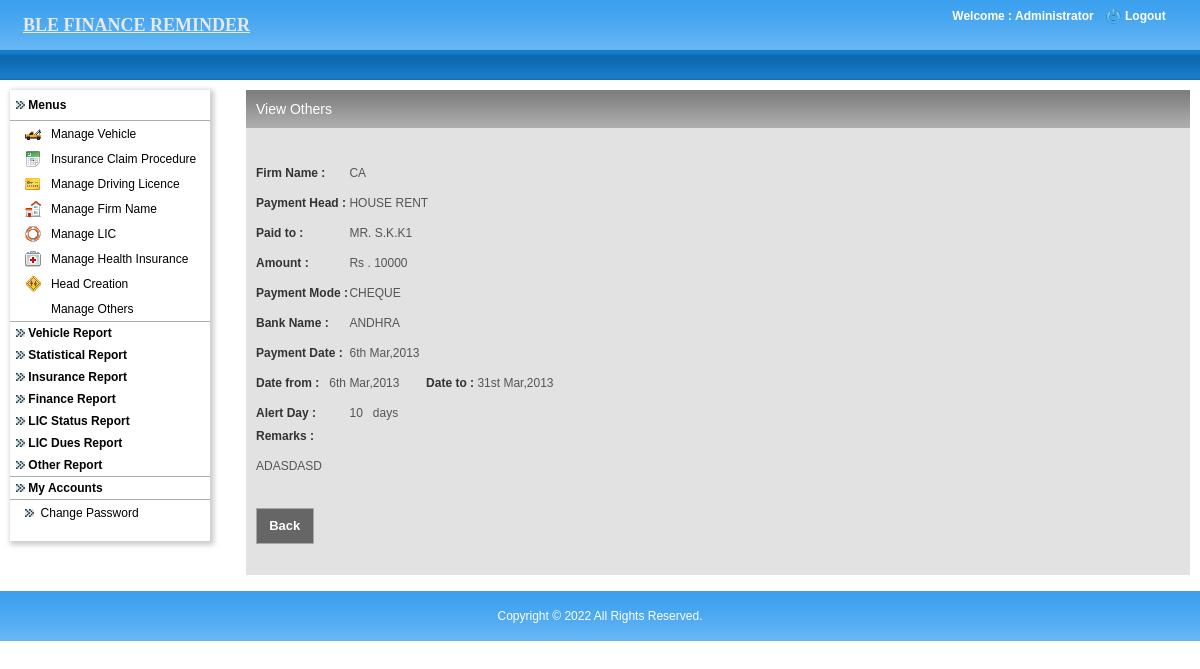
Page /admin/view_others.php?id=2 (signed in) on the committed database.
### tables this page shows
CREATE TABLE IF NOT EXISTS `firms` (
  `id` int(11) NOT NULL AUTO_INCREMENT,
  `firm_name` varchar(255) NOT NULL,
  PRIMARY KEY (`id`)
);

CREATE TABLE IF NOT EXISTS `payment_heads` (
  `id` int(11) NOT NULL AUTO_INCREMENT,
  `heads` varchar(255) NOT NULL,
  PRIMARY KEY (`id`)
);

CREATE TABLE IF NOT EXISTS `other_details` (
  `id` int(11) NOT NULL AUTO_INCREMENT,
  `firm_id` int(11) NOT NULL,
  `payment_head_id` int(11) NOT NULL,
  `paid_to` varchar(255) NOT NULL,
  `amount` double NOT NULL,
  `mode_of_payment` varchar(255) NOT NULL,
  `cheque_no` varchar(255) NOT NULL,
  `bank_id` int(11) NOT NULL,
  `payment_date` date NOT NULL,
  `date_from` date NOT NULL,
  `date_to` date NOT NULL,
  `remarks` longtext NOT NULL,
  `alert_others` int(11) NOT NULL,
  PRIMARY KEY (`id`)
);

CREATE TABLE IF NOT EXISTS `bank_details` (
  `id` int(11) NOT NULL AUTO_INCREMENT,
  `bank_name` varchar(255) NOT NULL,
  PRIMARY KEY (`id`)
);

### includes/class.dbFunctions.php (called while the page is built, shortened)
<?php
class Dbfunctions extends Pagination
{
public $mysqli;
public function __construct()
{
	$localhost = "localhost";
	$username = "root";
	$password = "";
	$db = "ble_finance_latest";
	$this->mysqli = new mysqli($localhost,$username,$password,$db) or
		die('Oops connection error -> ' . mysqli_connect_error());
}
	function fetchSingle($tblName,$optCondition=""){
		if(trim($optCondition) != ""){
			$condition = " WHERE " . $optCondition;
		}else{
			$condition = "";
		}
        $sql="SELECT * FROM " . $tblName . $condition;
		$result = $this->mysqli->query($sql);
		return $result->fetch_array(MYSQLI_BOTH);
	}
	function get_session(){
		if(isset($_SESSION['login'])){
			return $_SESSION['login'];
		}
	}
	function getDataFromTable($tblName, $fldName,  $optCondition){
		$defaultVal="";
		if(trim($optCondition) != ""){
			$condition = $optCondition ;
		}else{
			$condition = "";
		}
		$rs = $this->mysqli->query("select " . $fldName . " from " . $tblName . " where " . $condition);
		if( (!($rs)) || (!($rec=$rs->fetch_array(MYSQLI_BOTH)))){
			return $defaultVal;
		}else if(is_null($rec[0])){
			return $defaultVal;
		}else{
			return $rec[0];
		}
	}
}
?>

### admin/view_others.php (the view, shortened to what this page needs)
<?php
include_once '../includes/class.dbFunctions.php';
$db = new Dbfunctions();
include 'application_top.php';
$view_det=$db->fetchSingle("other_details","id='$_REQUEST[id]'");
$firm_det=$db->fetchSingle("firms","id='$view_det[firm_id]'");
$payment_det=$db->fetchSingle("payment_heads","id='$view_det[payment_head_id]'");
$bank_det=$db->fetchSingle("bank_details","id='$view_det[bank_id]'");
?>
<link href="css/style.css" rel="stylesheet" type="text/css" />
<body>
<table width="100%" border="0" cellspacing="0" cellpadding="0">
  <tr>
    <td align="center" valign="middle" ><?php include 'header.php'; ?></td>
  </tr>
  <tr>
    <td align="left" valign="top"><table width="100%" border="0" cellspacing="0" cellpadding="0">
      <tr>
        <td width="10">&nbsp;</td>
        <td align="left" valign="top"><table width="100%" border="0" cellspacing="0" cellpadding="0">
          <tr>
            <td height="10" colspan="3" align="left" valign="top"></td>
            </tr>
          <tr>
            <td width="226" align="left" valign="top" height="365"><?php include 'left.php';?></td>
            <td width="10">&nbsp;</td>
            <td align="left" valign="top">
			<table width="100%" border="0" cellspacing="0" cellpadding="0">
              <tr>
                <td align="left" valign="top"><table width="100%" border="0" cellspacing="0" cellpadding="0">
                    <tr>
                      <td width="10" align="left" valign="top"><img src="images/leftbox-bg.jpg" alt="leftboxbg" width="10" height="38" /></td>
                      <td class="midboxbg"><table width="100%" border="0" cellspacing="0" cellpadding="0">
                        <tr>
                          <td width="50%" align="left" valign="middle"><h2>View Others</h2></td>
                          <td width="50%" align="right" valign="top">&nbsp;</td>
                        </tr>
                      </table></td>
                      <td width="10" align="right" valign="top"><img src="images/rightbox-bg.jpg" alt="rightboxbg" width="10" height="38" /></td>
                    </tr>
                </table></td>
              </tr>
              <tr>
                <td align="left" valign="top" bgcolor="#e2e2e2" height="320">
				<table width="100%" border="0" cellspacing="0" cellpadding="0" class="righttableborder2">
                  <tr>
                    <td bgcolor="#e2e2e2">
                      <table width="90%" border="0" align="left" cellpadding="0" cellspacing="0" style="margin-left:10px;">
                        <tr>
                          <td height="30" colspan="4" align="left" valign="middle">&nbsp;</td>
                        </tr>
                       <tr>
                         <td align="left" valign="middle" class="text1">Firm Name : </td>
                         <td height="30" align="left" valign="middle"><?php echo strtoupper($firm_det['firm_name']); ?></td>
                         <td height="25" colspan="2" align="left" valign="middle">&nbsp;</td>
                       </tr>
                       <tr>
                         <td align="left" valign="middle" class="text1">Payment Head : </td>
                         <td height="30" align="left" valign="middle"><?php echo strtoupper($payment_det['heads']); ?></td>
                         <td height="25" colspan="2" align="left" valign="middle">&nbsp;</td>
                       </tr>
                        <tr>
                          <td align="left" valign="middle" class="text1">Paid to  : </td>
                          <td height="30" align="left" valign="middle"><?php echo strtoupper($view_det['paid_to']); ?></td>
                          <td height="25" colspan="2" align="left" valign="middle">&nbsp;</td>
                         </tr>
                         <tr>
                          <td width="11%" align="left" valign="middle" class="text1"> Amount : </td>
                          <td width="70%" height="30" align="left" valign="middle">Rs . <?php echo $view_det['amount']; ?></td>
                          <td width="19%" height="25" colspan="2" align="left" valign="middle">&nbsp;</td>
                        </tr>
                        <tr>
                          <td align="left" valign="middle" class="text1">Payment Mode : </td>
                          <td height="30" align="left" valign="middle"><?php echo strtoupper($view_det['mode_of_payment']); ?></td>
                          <td height="25" colspan="2" align="left" valign="middle">&nbsp;</td>
                        </tr>
                           <tr>
                             <td align="left" valign="middle" class="text1">Bank Name : </td>
                             <td height="30" align="left" valign="middle">
                             <?php echo $bank_det['bank_name']; ?>
                             </td>
                             <td height="25" colspan="2" align="left" valign="middle">&nbsp;</td>
                           </tr>
                           <tr>
                             <td align="left" valign="middle" class="text1">Payment Date  : </td>
                             <td height="30" align="left" valign="middle"><?php echo date("jS M,Y",strtotime($view_det['payment_date'])); ?></td>
                             <td height="25" colspan="2" align="left" valign="middle">&nbsp;</td>
                           </tr>
                           <tr>
                             <td height="30" colspan="4" align="left" valign="middle">
                            <span class="text1"> Date from : </span>&nbsp; <?php echo date("jS M,Y",strtotime($view_det['date_from'])); ?>
                            &nbsp;&nbsp;&nbsp;&nbsp;&nbsp;&nbsp;&nbsp;<span class="text1">Date to : </span><?php echo date("jS M,Y",strtotime($view_det['date_to'])); ?>
                             </td>
                             </tr>
                           <tr>
                             <td align="left" valign="middle" class="text1">Alert Day : </td>
                             <td height="30" align="left" valign="middle"><?php echo strtoupper($view_det['alert_others']); ?> &nbsp; days</td>
                             <td height="25" colspan="2" align="left" valign="middle">&nbsp;</td>
                           </tr>
                           <tr>
                             <td align="left" valign="top" class="text1">Remarks : </td>
                             <td height="30" align="left" valign="bottom" class="text1">&nbsp;</td>
                             <td height="25" colspan="2" align="left" valign="middle">&nbsp;</td>
                           </tr>
                           <tr>
                             <td height="30" colspan="4" align="left" class="headingtext" valign="top"><?php echo strtoupper($view_det['remarks']); ?></td>
                           </tr>
                           <tr>
                          <td height="10" colspan="4" align="left" class="headingtext"></td>
                          </tr>
                          <tr>
                            <td height="40" colspan="7" align="left">
                            <input name="submit2" type="button" class="button" id="submit2" value="  Back  " onClick="javascript:window.location='manage_others.php'">
                            </td>
                          </tr>
                        <tr>
                          <td align="left">&nbsp;</td>
                          <td align="left">&nbsp;</td>
                          <td colspan="5" align="left">&nbsp;</td>
                        </tr>
                      </table>
                    </td>
                  </tr>
                </table>
				</td>
              </tr>
              <tr>
                <td align="left" valign="top"><table width="100%" border="0" cellspacing="0" cellpadding="0">
                    <tr>
                      <td width="5" align="left" valign="top"><img src="images/bottom-left-box-bg.jpg" alt="bot_left_bg" width="5" height="5" /></td>
                      <td height="5" class="botmidboxbg"></td>
                      <td width="5"><img src="images/bot-right-box-bg.jpg" alt="bot_right" width="5" height="5" /></td>
                    </tr>
                </table></td>
              </tr>
            </table></td>
            </tr>
        </table></td>
        <td width="10">&nbsp;</td>
      </tr>
    </table></td>
  </tr>
  <tr>
    <td>&nbsp;</td>
  </tr>
  <tr>
    <td align="center"><?php include 'footer.php';?></td>
  </tr>
</table>
</body>
</html>

### admin/header.php (shortened to what this page needs)
<table width="100%" border="0" cellpadding="0" cellspacing="0" style="background: url(images/top_bg.jpg) repeat-x;">
  <tr>
    <td width="50%" height="50" align="left" valign="middle" style="padding-left:23px;">
    <a href="admin_home.php" class="style3" style="text-decoraon:none; font-size:18px;">BLE FINANCE REMINDER</a></td>
    <td width="50%" align="right" valign="top" style="padding-right:5px;">
	<?php
	if ($db->get_session())
	{
	$client_name=$db->getDataFromTable('admin', 'admin_name',  "id='$_SESSION[admin_id]'");
	?>
	<table width="250" border="0" cellspacing="0" cellpadding="0">
      <tr>
        <td height="8" colspan="3" align="center" valign="middle" class="logouttext"></td>
        </tr>
      <tr>
        <td width="156" align="center" valign="middle" class="logouttext">Welcome : <?php echo $client_name; ?> </td>
        <td width="24" align="center" valign="middle"><a href="logout.php"><img src="images/logout-icon.png" alt="logout_icon" width="15" height="15" border="0"/></a></td>
        <td width="70" align="left" valign="middle"><a href="logout.php" class="logouttext">Logout</a></td>
      </tr>
      <tr>
        <td height="10" colspan="3"></td>
      </tr>
      <tr>
        <td colspan="3" align="left" valign="top">&nbsp;</td>
      </tr>
    </table>
	<?php
	}
	?>	</td>
  </tr>
  <tr>
    <td colspan="2" align="left" valign="middle" class="greenborder" >&nbsp;</td>
  </tr>
</table>

### admin/css/stylesheet.css (style rules this page uses)
body { padding:0; margin:0; color:#555555; font:normal 12px/16px Arial, Helvetica, sans-serif; }
a img { border:none; }
.logouttext { font-family:Arial, Helvetica, sans-serif; font-size:12px; font-weight:bold; color:#ffffff; text-decoration:none; }
.righttableborder2 { border-right:solid 0px #96966a; border-left:solid 0px #96966a; }
.text1 { font-family:Arial, Helvetica, sans-serif; font-size:12px; color:#333333; font-weight:bold; }
.button { background:#666666; font-family:Arial, Helvetica, sans-serif; border:solid 1px #A8A8A8; padding:5px; font-weight:bold; color:#FFFFFF; margin-top:10px; margin-bottom:10px; cursor:pointer; text-decoration:none; font-size:13px; line-height:24px; }
.greenborder { background:url(../images/gr-bg.jpg) repeat-x; height:30px; }

### admin/tabcss/style.css (style rules this page uses)
body { margin-left: 0px; margin-top: 0px; margin-right: 0px; margin-bottom: 0px; }

### admin/tabcss/demos.css (style rules this page uses)
body { font-size: 12px; }
table { font-size: 1em; }
body { font-family: "Arial"; }

### admin/css/style.css (style rules this page uses)
body { margin:0px;padding:0px;font-family:Arial, Helvetica, sans-serif;font-size:12px;color:#000000; }
a img { border:none; }
.logouttext { font-family:Arial, Helvetica, sans-serif;font-size:12px;font-weight:bold;color:#ffffff;text-decoration:none; }
.midboxbg { background:url(../images/midbox_bg.jpg) repeat-x; width:100%; }
.botmidboxbg { background:url(../images/bottom-mid-boxbg.jpg) repeat-x; width:100%; }
h2 { font-family:Arial, Helvetica, sans-serif;font-size:14px;font-weight:normal;color:#ffffff;padding:0px;margin:0px; }
.button { background:#666666;font-family:Arial, Helvetica, sans-serif;border:solid 1px #A8A8A8;padding:5px;font-weight:bold;color:#FFFFFF;margin-top:10px;margin-bottom:10px;cursor:pointer;text-decoration:none;font-size:13px;line-height:24px; }
.text1 { font-family:Arial, Helvetica, sans-serif;font-size:12px;color:#333333;font-weight:bold; }

### rows in the picture
firms: firm_name "CA"
payment_heads: heads "HOUSE RENT"
other_details: paid_to "MR. S.K.K1", amount "10000", mode_of_payment "CHEQUE", payment_date "6th Mar,2013", date_from "6th Mar,2013", date_to "31st Mar,2013", alert_others "10", remarks "ADASDASD"
bank_details: bank_name "ANDHRA"

### other values in the picture
$client_name "Administrator"
